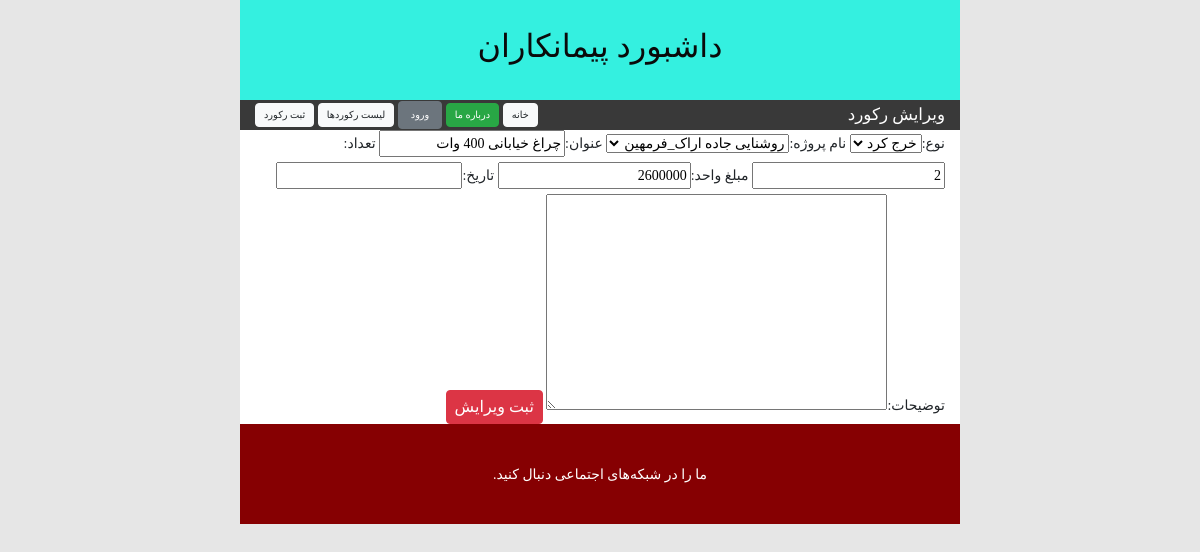
Page /accounting/record_edit/1/ on the committed database.
### Accounting/models.py (models this page shows, shortened)
class recording(models.Model):
    class Meta:
        verbose_name="ثبت دخل و خرج"
        verbose_name_plural="ثبت دخل و خرج"
    EXPENSE='1'
    INCOME='2'
    types_choice=(
        (EXPENSE,'خرج کرد'),
        (INCOME,'درآمد')
    )
    types=models.CharField('نوع',choices=types_choice,max_length=10)
    project=models.ForeignKey('Project',on_delete=models.PROTECT,verbose_name='نام پروژه',null=True)
    title=models.CharField('عنوان',max_length=100)
    amount=models.BigIntegerField('تعداد')
    unit_price=models.BigIntegerField('مبلغ واحد')
    date=models.DateField('تاریخ',null=True,blank=True)
    description=models.TextField('توضیحات',null=True,blank=True)
    _total_price=None
    objects = AnnotationManager(
        total_price=F('amount') * F('unit_price')
    )

### Accounting/views.py (the view)
# urls.py: path('record_edit/<int:record_edit_id>/',views.record_edit,name='record_edit')
def record_edit(request,record_edit_id):
    record=recording.objects.get(id=record_edit_id)
    if request.method == "POST" :
         edit_form=RegisterRecordForm(request.POST,instance=record)
         if edit_form.is_valid():
             edit_form.save()
             return HttpResponseRedirect(reverse('accounting:record_details', args=(record.id,) ))
    else:
        edit_form=RegisterRecordForm(instance=record)
    context={
        'edit_form' :  edit_form
    }
    return render(request,'html/edit_record.html',context)

### Accounting/forms.py
class RegisterRecordForm(forms.ModelForm):
    class Meta:
        model=recording
        exclude=[]

### Accounting/models.py (called while the page is built)
    def get_queryset(self):
        return super().get_queryset().annotate(**self.annotations)

    def __str__(self):
        return '{}'.format(self.name)

### Accounting/templates/html/edit_record.html (shortened to what this page needs)
{% extends  "html/base.html" %}
{% load static %}
{% load humanize %}
{% block toolbar_title %}
ویرایش رکورد
{% endblock %}
{% block toolbar_buttons %}
<a class="btn btn-light py-1 px-2" href={% url 'accounting:record_list' %} >
    لیست رکوردها
</a>
<a class="btn btn-light py-1 px-2" href={% url 'accounting:record_register' %} >
    ثبت رکورد
</a>
{% endblock %}
{% block main_content %}
<form method="POST" action="">
    {{edit_form}}
    <button class="btn btn-danger py-1 px-2" type="submit" %} >
            ثبت ویرایش
    </button>
</form>
{% endblock %}

### Accounting/static/accounting/css/main.css (style rules this page uses)
body { direction: rtl; text-align: right; font-family: IRANSansWebFaNum; font-size: 14px !important; margin: 0; background-color: #e6e6e6; }
#toolbar .btn { font-size: 0.7em; }

### rows in the picture
recording: types "خرج کرد", project "روشنایی جاده اراک_فرمهین", title "چراغ خیابانی 400 وات", amount "2", unit_price "2600000"
